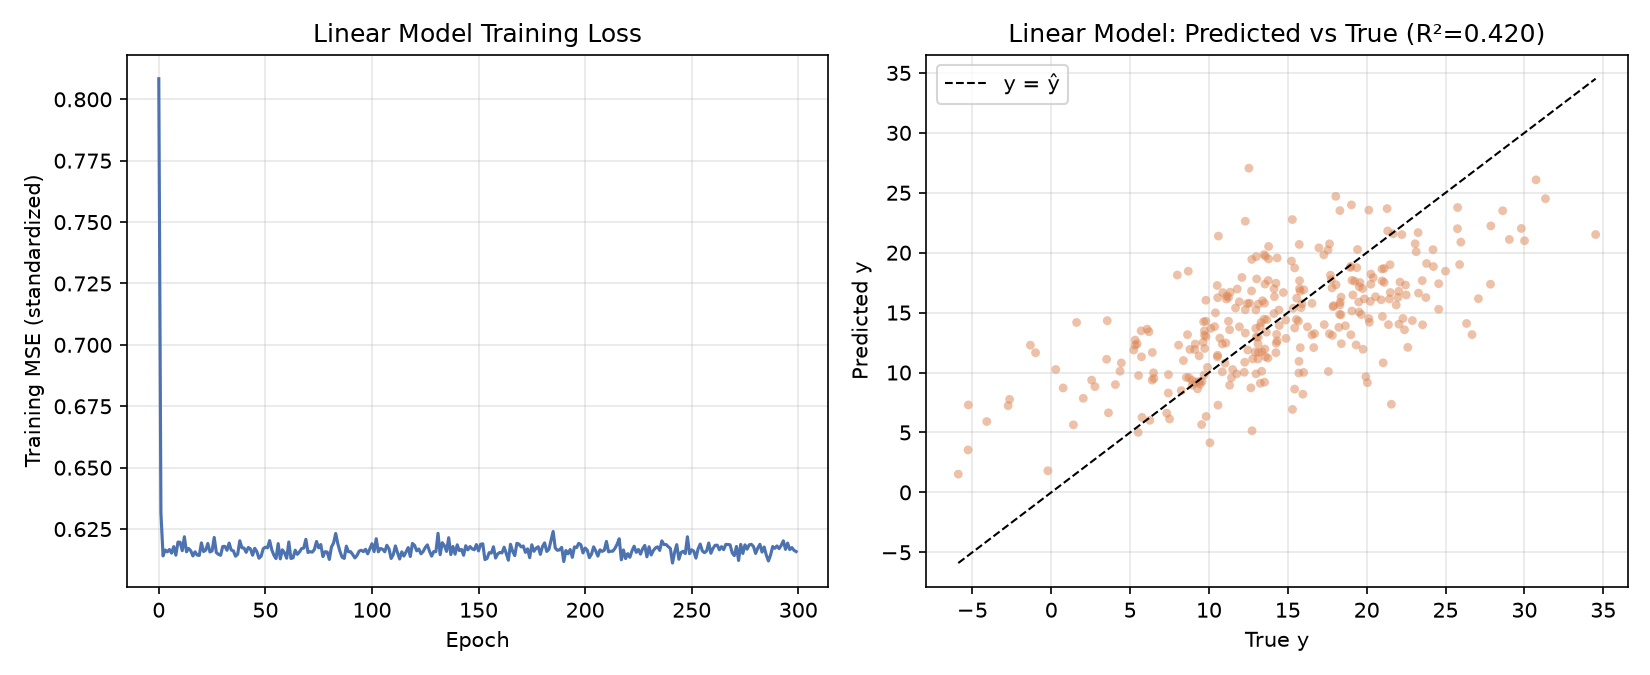

Write the Python code that produced this figure.
"""
任务 2.01_一、机器学习深度学习基础知识问答：使用 PyTorch 搭建线性回归模型，拟合 make_friedman1 非线性回归数据
"""

import numpy as np
import torch
import torch.nn as nn
from sklearn.datasets import make_friedman1
from sklearn.model_selection import train_test_split
from sklearn.preprocessing import StandardScaler
from sklearn.metrics import mean_squared_error, r2_score
import matplotlib.pyplot as plt

torch.manual_seed(42)
np.random.seed(42)

# ---------------------------------------------------------------
# 01_一、机器学习深度学习基础知识问答. 数据生成
# ---------------------------------------------------------------
X, y = make_friedman1(n_samples=1500, n_features=10, noise=5.0, random_state=42)

# ---------------------------------------------------------------
# 2. 划分训练集 / 测试集
# ---------------------------------------------------------------
X_train, X_test, y_train, y_test = train_test_split(
    X, y, test_size=0.2, random_state=42
)

# ---------------------------------------------------------------
# 3. 标准化：对特征和目标都做标准化，有利于梯度下降收敛
#    （测试集必须用训练集的均值/方差进行变换，避免信息泄漏）
# ---------------------------------------------------------------
x_scaler = StandardScaler().fit(X_train)
y_scaler = StandardScaler().fit(y_train.reshape(-1, 1))

X_train_s = x_scaler.transform(X_train)
X_test_s = x_scaler.transform(X_test)
y_train_s = y_scaler.transform(y_train.reshape(-1, 1))
y_test_s = y_scaler.transform(y_test.reshape(-1, 1))

X_train_t = torch.tensor(X_train_s, dtype=torch.float32)
y_train_t = torch.tensor(y_train_s, dtype=torch.float32)
X_test_t = torch.tensor(X_test_s, dtype=torch.float32)
y_test_t = torch.tensor(y_test_s, dtype=torch.float32)

train_dataset = torch.utils.data.TensorDataset(X_train_t, y_train_t)
train_loader = torch.utils.data.DataLoader(train_dataset, batch_size=64, shuffle=True)

# ---------------------------------------------------------------
# 4. 模型定义：不含隐藏层的线性回归 —— 等价于 y = Wx + b
# ---------------------------------------------------------------
class LinearRegressionModel(nn.Module):
    def __init__(self, in_features):
        super().__init__()
        self.linear = nn.Linear(in_features, 1)

    def forward(self, x):
        return self.linear(x)


model = LinearRegressionModel(in_features=X_train.shape[1])
criterion = nn.MSELoss()
optimizer = torch.optim.Adam(model.parameters(), lr=0.01)

# ---------------------------------------------------------------
# 5. 训练
# ---------------------------------------------------------------
epochs = 300
loss_history = []

for epoch in range(1, epochs + 1):
    model.train()
    epoch_losses = []
    for xb, yb in train_loader:
        optimizer.zero_grad()
        pred = model(xb)
        loss = criterion(pred, yb)
        loss.backward()
        optimizer.step()
        epoch_losses.append(loss.item())
    loss_history.append(np.mean(epoch_losses))

    if epoch % 50 == 0:
        print(f"Epoch {epoch:3d} | Train MSE (standardized): {loss_history[-1]:.4f}")

# ---------------------------------------------------------------
# 6. 测试集评估（还原到原始 y 尺度再算指标，更直观）
# ---------------------------------------------------------------
model.eval()
with torch.no_grad():
    pred_test_s = model(X_test_t).numpy()

pred_test = y_scaler.inverse_transform(pred_test_s).ravel()

mse = mean_squared_error(y_test, pred_test)
rmse = np.sqrt(mse)
mae = np.mean(np.abs(y_test - pred_test))
r2 = r2_score(y_test, pred_test)

print("\n===== 测试集结果 =====")
print(f"MSE : {mse:.4f}")
print(f"RMSE: {rmse:.4f}")
print(f"MAE : {mae:.4f}")
print(f"R^2 : {r2:.4f}")

# ---------------------------------------------------------------
# 7. 可视化：训练损失曲线 + 预测值 vs 真实值散点图
# ---------------------------------------------------------------
fig, axes = plt.subplots(1, 2, figsize=(11, 4.5))

axes[0].plot(loss_history, color="#4C72B0")
axes[0].set_xlabel("Epoch")
axes[0].set_ylabel("Training MSE (standardized)")
axes[0].set_title("Linear Model Training Loss")
axes[0].grid(alpha=0.3)

axes[1].scatter(y_test, pred_test, alpha=0.5, s=18, color="#DD8452", edgecolor="none")
lims = [min(y_test.min(), pred_test.min()), max(y_test.max(), pred_test.max())]
axes[1].plot(lims, lims, "k--", linewidth=1, label="y = ŷ")
axes[1].set_xlabel("True y")
axes[1].set_ylabel("Predicted y")
axes[1].set_title(f"Linear Model: Predicted vs True (R²={r2:.3f})")
axes[1].legend()
axes[1].grid(alpha=0.3)

plt.tight_layout()
plt.savefig("linear_noise=5.0.png", dpi=150)
plt.show()
